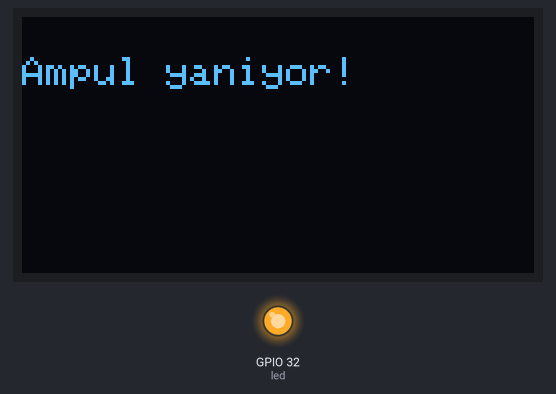
Recording of a sketch running on a simulated ESP32. Parts: 128×64 one-colour display, output pins drawn as LEDs (lit = HIGH).

Above: at 0.1 s.

The sketch:

lcd_ekran.ino
```cpp
#include <SPI.h>
#include <Adafruit_GFX.h>
#include <Adafruit_SSD1306.h>

// Ekran çözünürlüğü
#define SCREEN_WIDTH 128
#define SCREEN_HEIGHT 64

// PIN TANIMLARI (senin bağlantına göre)
#define OLED_MOSI 23   // SDA
#define OLED_CLK  18   // SCK
#define OLED_DC   21
#define OLED_CS    5
#define OLED_RST  22
#define led 32

Adafruit_SSD1306 display(
  SCREEN_WIDTH,
  SCREEN_HEIGHT,
  &SPI,
  OLED_DC,
  OLED_RST,
  OLED_CS
);

void setup() {
  display.begin(SSD1306_SWITCHCAPVCC);
  display.clearDisplay();

  display.setTextSize(1);
  display.setTextColor(WHITE);
  display.setCursor(0, 10);   // X=0, Y=10 → daha yukarı
  pinMode(led,OUTPUT);

  display.print("Ampul yaniyor!");

  display.display();
}

void loop() {
  digitalWrite(led,HIGH);
  delay(2000);
  digitalWrite(led,LOW);

  if(led==HIGH){
    display.print("Ampul Yaniyor");
  }
  else{
    display.print("Ampul Sondu!");
  }

}
```
